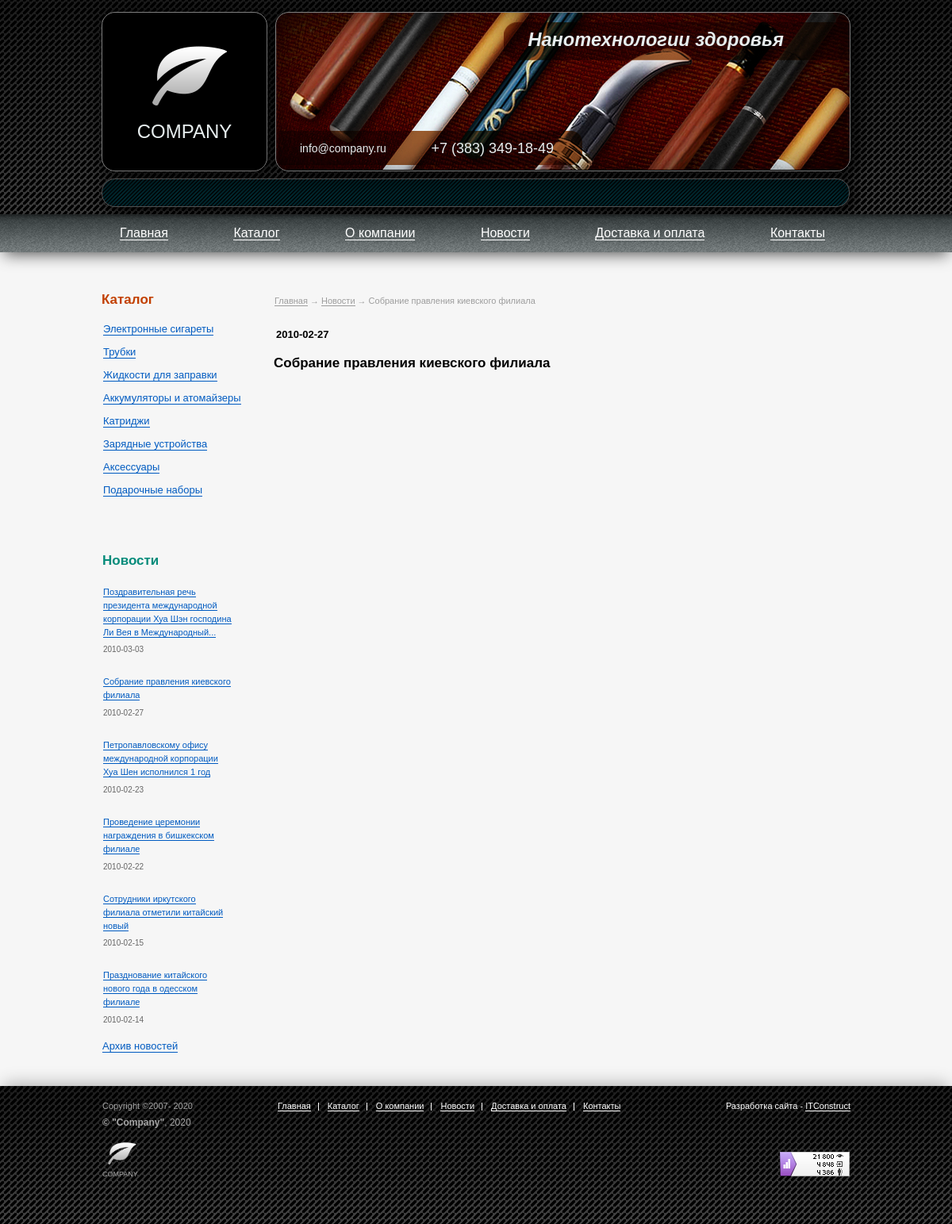
Before: /elsig.site.new/news-detail.php?id=2 with the older database file.
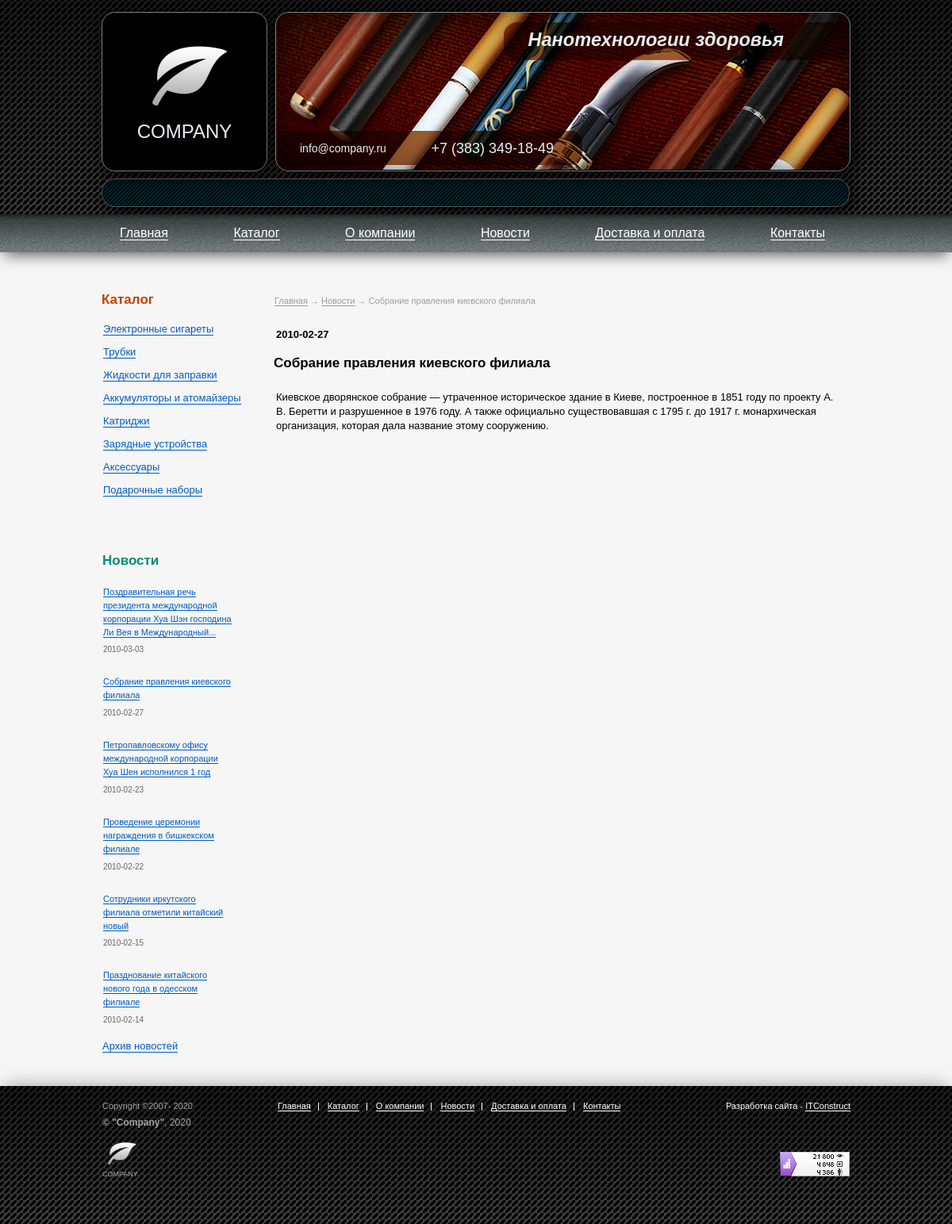
After: the same page with the newer database file.
### tables this page shows
CREATE TABLE News (
	id INT AUTO_INCREMENT PRIMARY KEY NOT NULL,
	header VARCHAR(255) NOT NULL,
	date DATE NOT NULL,
    	preview TEXT,
    	description TEXT
);

### elsig.site.new/news-detail.php (the view, shortened to what this page needs)
<?php
require 'template/header.php';
?>
<main class="inside-content">
    <nav class="bread-crumbs-container product__bread-crumbs">
        <ul class="bread-crumbs">
            <?
            function clearInt($data){
                return abs((int)$data);
            }
            $id = clearInt($_GET['id']);
            $sql = "SELECT * FROM News WHERE id = $id";
            $res = mysqli_query($link, $sql);
            if ($res)
            {
                foreach ($res as $new)
                {
                    echo '<li class="bread-crumb"><a class="bread-crumb__link" href="index.php">Главная</a></li>
                        <li class="bread-crumb"><a class="bread-crumb__link" href="news.php">Новости</a></li>
                        <li class="bread-crumb bread-crumb_current">'. $new["header"] .'</li>
                        </ul>
                    </nav>';
                    echo '<article class="shipment-article">
                            <p><b>'. $new["date"] .'</b></p>
                            <h1>'. $new["header"] .'</h1>
                            <p>
                                '. $new["description"] .'
                            </p>
                        </article>';
                }
            }
            ?>
</main>
<? require 'template/sidebar.php' ?>
    </div>
</div>
<? require 'template/footer.php' ?>

### elsig.site.new/template/sidebar.php (shortened to what this page needs)
<div class="sidebar">
    <section class="catalog">
        <h2 class="sidebar__headline">Каталог</h2>
        <ul class="catalog-list">
            <?
             $sql = "SELECT id, name FROM Category";
             $res = mysqli_query($link, $sql);
				foreach ($res as $cat)
					echo '<li class="catalog-list__item"><a class="catalog-list__link" href="catalog.php?cat_id='. $cat["id"] .'">'.$cat["name"].'</a></li>';
			?>
        </ul>
    </section>
    <section class="news">
        <h2 class="sidebar__headline news__headline">Новости</h2>
        <ul class="news-list">
            <?
                $sql_sb = 'SELECT id, header, date FROM News ORDER BY date DESC LIMIT '.KOL_NEWS_SB;
                $res_sb = mysqli_query($link, $sql_sb);
				foreach ($res_sb as $new)
				{
					echo '<li class="news-item">
							<a class="news-item__link" href="news-detail.php?id='. $new["id"] .'">'. $new["header"] .'</a>
							<span class="news-item__date">' . $new["date"] . '</span>
						</li>';
				}
			?>
        </ul>
        <span class="archive"><a class="archive__link" href="news.php">Архив новостей</a></span>
    </section>
</div>

Changed rows visible on the page:
changed news "Собрание правления киевского филиала": description (not shown) → "Киевское дворянское собрание — утраченное историческое здание в Киеве, построенное в 1851 году по проекту А. В. Беретти и разрушенное в 1976 году. А также официально существовавшая с 1795 г. до 1917 г. монархическая организация, которая дала название этому сооружению."
